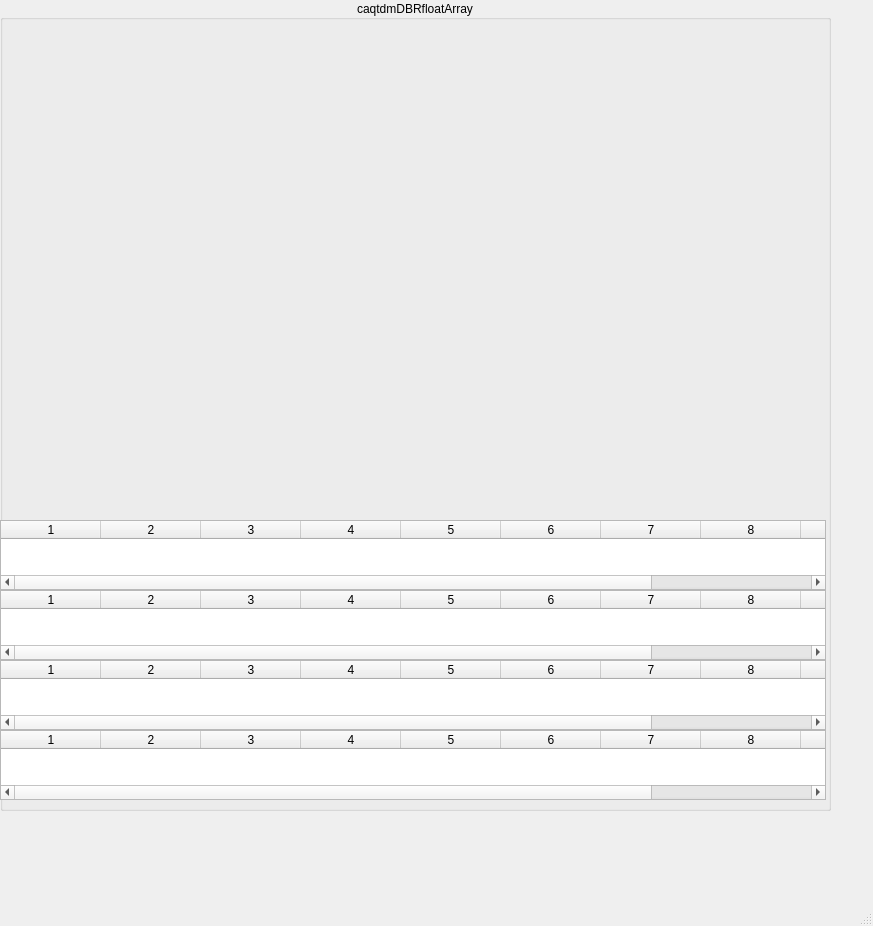
<?xml version="1.0" encoding="UTF-8"?>
<ui version="4.0">
 <class>MainWindow</class>
 <widget class="QMainWindow" name="MainWindow">
  <property name="geometry">
   <rect>
    <x>0</x>
    <y>0</y>
    <width>873</width>
    <height>926</height>
   </rect>
  </property>
  <property name="windowTitle">
   <string>MainWindow</string>
  </property>
  <widget class="QWidget" name="centralwidget">
   <widget class="QGroupBox" name="groupBox_6">
    <property name="geometry">
     <rect>
      <x>0</x>
      <y>0</y>
      <width>831</width>
      <height>811</height>
     </rect>
    </property>
    <property name="autoFillBackground">
     <bool>true</bool>
    </property>
    <property name="title">
     <string>caqtdmDBRfloatArray</string>
    </property>
    <property name="alignment">
     <set>Qt::AlignCenter</set>
    </property>
    <widget class="caCartesianPlot" name="caCartesianPlot_1">
     <property name="geometry">
      <rect>
       <x>0</x>
       <y>20</y>
       <width>359</width>
       <height>228</height>
      </rect>
     </property>
     <property name="sizePolicy">
      <sizepolicy hsizetype="Expanding" vsizetype="Expanding">
       <horstretch>0</horstretch>
       <verstretch>0</verstretch>
      </sizepolicy>
     </property>
     <property name="Title" stdset="0">
      <string notr="true">epics3</string>
     </property>
     <property name="TitleX">
      <string notr="true">index</string>
     </property>
     <property name="TitleY">
      <string notr="true">volts</string>
     </property>
     <property name="channels_1" stdset="0">
      <string notr="true">;epics3://caqtdmDBRfloatArray</string>
     </property>
     <property name="Style_1">
      <enum>caCartesianPlot::FillUnder</enum>
     </property>
     <property name="symbol_1">
      <enum>caCartesianPlot::NoSymbol</enum>
     </property>
     <property name="color_1">
      <color>
       <red>170</red>
       <green>255</green>
       <blue>255</blue>
      </color>
     </property>
     <property name="channels_2" stdset="0">
      <string notr="true"/>
     </property>
     <property name="channels_3" stdset="0">
      <string notr="true"/>
     </property>
     <property name="plotMode">
      <enum>caCartesianPlot::PlotLastNPoints</enum>
     </property>
     <property name="foreground">
      <color>
       <red>218</red>
       <green>218</green>
       <blue>218</blue>
      </color>
     </property>
     <property name="background">
      <color>
       <red>255</red>
       <green>255</green>
       <blue>255</blue>
      </color>
     </property>
     <property name="scaleColor">
      <color>
       <red>0</red>
       <green>0</green>
       <blue>0</blue>
      </color>
     </property>
     <property name="XaxisScaling" stdset="0">
      <enum>caCartesianPlot::Auto</enum>
     </property>
     <property name="YaxisScaling" stdset="0">
      <enum>caCartesianPlot::Auto</enum>
     </property>
     <property name="XaxisLimits">
      <string notr="true">0;1</string>
     </property>
     <property name="YaxisLimits">
      <string>0.01;10</string>
     </property>
     <property name="XaxisEnabled">
      <bool>false</bool>
     </property>
     <property name="XaxisType">
      <enum>caCartesianPlot::linear</enum>
     </property>
     <property name="YAxisType" stdset="0">
      <enum>caCartesianPlot::linear</enum>
     </property>
    </widget>
    <widget class="caCartesianPlot" name="caCartesianPlot_2">
     <property name="geometry">
      <rect>
       <x>0</x>
       <y>250</y>
       <width>359</width>
       <height>228</height>
      </rect>
     </property>
     <property name="sizePolicy">
      <sizepolicy hsizetype="Expanding" vsizetype="Expanding">
       <horstretch>0</horstretch>
       <verstretch>0</verstretch>
      </sizepolicy>
     </property>
     <property name="Title" stdset="0">
      <string notr="true">default</string>
     </property>
     <property name="TitleX">
      <string notr="true">index</string>
     </property>
     <property name="TitleY">
      <string notr="true">volts</string>
     </property>
     <property name="channels_1" stdset="0">
      <string notr="true">;caqtdmDBRfloatArray</string>
     </property>
     <property name="Style_1">
      <enum>caCartesianPlot::FillUnder</enum>
     </property>
     <property name="symbol_1">
      <enum>caCartesianPlot::NoSymbol</enum>
     </property>
     <property name="color_1">
      <color>
       <red>170</red>
       <green>255</green>
       <blue>255</blue>
      </color>
     </property>
     <property name="channels_2" stdset="0">
      <string notr="true"/>
     </property>
     <property name="channels_3" stdset="0">
      <string notr="true"/>
     </property>
     <property name="plotMode">
      <enum>caCartesianPlot::PlotLastNPoints</enum>
     </property>
     <property name="foreground">
      <color>
       <red>218</red>
       <green>218</green>
       <blue>218</blue>
      </color>
     </property>
     <property name="background">
      <color>
       <red>255</red>
       <green>255</green>
       <blue>255</blue>
      </color>
     </property>
     <property name="scaleColor">
      <color>
       <red>0</red>
       <green>0</green>
       <blue>0</blue>
      </color>
     </property>
     <property name="XaxisScaling" stdset="0">
      <enum>caCartesianPlot::Auto</enum>
     </property>
     <property name="YaxisScaling" stdset="0">
      <enum>caCartesianPlot::Auto</enum>
     </property>
     <property name="XaxisLimits">
      <string notr="true">0;1</string>
     </property>
     <property name="YaxisLimits">
      <string>0.01;10</string>
     </property>
     <property name="XaxisEnabled">
      <bool>false</bool>
     </property>
     <property name="XaxisType">
      <enum>caCartesianPlot::linear</enum>
     </property>
     <property name="YAxisType" stdset="0">
      <enum>caCartesianPlot::linear</enum>
     </property>
    </widget>
    <widget class="caCartesianPlot" name="caCartesianPlot_3">
     <property name="geometry">
      <rect>
       <x>380</x>
       <y>20</y>
       <width>359</width>
       <height>228</height>
      </rect>
     </property>
     <property name="sizePolicy">
      <sizepolicy hsizetype="Expanding" vsizetype="Expanding">
       <horstretch>0</horstretch>
       <verstretch>0</verstretch>
      </sizepolicy>
     </property>
     <property name="Title" stdset="0">
      <string notr="true">ca</string>
     </property>
     <property name="TitleX">
      <string notr="true">index</string>
     </property>
     <property name="TitleY">
      <string notr="true">volts</string>
     </property>
     <property name="channels_1" stdset="0">
      <string notr="true">;ca://caqtdmDBRfloatArray</string>
     </property>
     <property name="Style_1">
      <enum>caCartesianPlot::FillUnder</enum>
     </property>
     <property name="symbol_1">
      <enum>caCartesianPlot::NoSymbol</enum>
     </property>
     <property name="color_1">
      <color>
       <red>170</red>
       <green>255</green>
       <blue>255</blue>
      </color>
     </property>
     <property name="channels_2" stdset="0">
      <string notr="true"/>
     </property>
     <property name="channels_3" stdset="0">
      <string notr="true"/>
     </property>
     <property name="plotMode">
      <enum>caCartesianPlot::PlotLastNPoints</enum>
     </property>
     <property name="foreground">
      <color>
       <red>218</red>
       <green>218</green>
       <blue>218</blue>
      </color>
     </property>
     <property name="background">
      <color>
       <red>255</red>
       <green>255</green>
       <blue>255</blue>
      </color>
     </property>
     <property name="scaleColor">
      <color>
       <red>0</red>
       <green>0</green>
       <blue>0</blue>
      </color>
     </property>
     <property name="XaxisScaling" stdset="0">
      <enum>caCartesianPlot::Auto</enum>
     </property>
     <property name="YaxisScaling" stdset="0">
      <enum>caCartesianPlot::Auto</enum>
     </property>
     <property name="XaxisLimits">
      <string notr="true">0;1</string>
     </property>
     <property name="YaxisLimits">
      <string>0.01;10</string>
     </property>
     <property name="XaxisEnabled">
      <bool>false</bool>
     </property>
     <property name="XaxisType">
      <enum>caCartesianPlot::linear</enum>
     </property>
     <property name="YAxisType" stdset="0">
      <enum>caCartesianPlot::linear</enum>
     </property>
    </widget>
    <widget class="caCartesianPlot" name="caCartesianPlot_4">
     <property name="geometry">
      <rect>
       <x>380</x>
       <y>260</y>
       <width>359</width>
       <height>228</height>
      </rect>
     </property>
     <property name="sizePolicy">
      <sizepolicy hsizetype="Expanding" vsizetype="Expanding">
       <horstretch>0</horstretch>
       <verstretch>0</verstretch>
      </sizepolicy>
     </property>
     <property name="Title" stdset="0">
      <string notr="true">pva</string>
     </property>
     <property name="TitleX">
      <string notr="true">index</string>
     </property>
     <property name="TitleY">
      <string notr="true">volts</string>
     </property>
     <property name="channels_1" stdset="0">
      <string notr="true">;pva://caqtdmDBRfloatArray</string>
     </property>
     <property name="Style_1">
      <enum>caCartesianPlot::FillUnder</enum>
     </property>
     <property name="symbol_1">
      <enum>caCartesianPlot::NoSymbol</enum>
     </property>
     <property name="color_1">
      <color>
       <red>170</red>
       <green>255</green>
       <blue>255</blue>
      </color>
     </property>
     <property name="channels_2" stdset="0">
      <string notr="true"/>
     </property>
     <property name="channels_3" stdset="0">
      <string notr="true"/>
     </property>
     <property name="plotMode">
      <enum>caCartesianPlot::PlotLastNPoints</enum>
     </property>
     <property name="foreground">
      <color>
       <red>218</red>
       <green>218</green>
       <blue>218</blue>
      </color>
     </property>
     <property name="background">
      <color>
       <red>255</red>
       <green>255</green>
       <blue>255</blue>
      </color>
     </property>
     <property name="scaleColor">
      <color>
       <red>0</red>
       <green>0</green>
       <blue>0</blue>
      </color>
     </property>
     <property name="XaxisScaling" stdset="0">
      <enum>caCartesianPlot::Auto</enum>
     </property>
     <property name="YaxisScaling" stdset="0">
      <enum>caCartesianPlot::Auto</enum>
     </property>
     <property name="XaxisLimits">
      <string notr="true">0;1</string>
     </property>
     <property name="YaxisLimits">
      <string>0.01;10</string>
     </property>
     <property name="XaxisEnabled">
      <bool>false</bool>
     </property>
     <property name="XaxisType">
      <enum>caCartesianPlot::linear</enum>
     </property>
     <property name="YAxisType" stdset="0">
      <enum>caCartesianPlot::linear</enum>
     </property>
    </widget>
    <widget class="caWaveTable" name="cawavetable">
     <property name="geometry">
      <rect>
       <x>0</x>
       <y>520</y>
       <width>826</width>
       <height>70</height>
      </rect>
     </property>
     <property name="wordWrap">
      <bool>false</bool>
     </property>
     <property name="channel" stdset="0">
      <string notr="true">epics3://caqtdmDBRfloatArray</string>
     </property>
     <property name="numberOfRows">
      <number>0</number>
     </property>
     <property name="numberOfColumns">
      <number>10</number>
     </property>
     <property name="alignment">
      <enum>caWaveTable::Right</enum>
     </property>
     <property name="colorMode">
      <enum>caWaveTable::Alarm</enum>
     </property>
     <property name="precision">
      <number>2</number>
     </property>
     <property name="precisionMode">
      <enum>caWaveTable::User</enum>
     </property>
     <property name="formatType">
      <enum>caWaveTable::decimal</enum>
     </property>
     <column/>
     <column/>
     <column/>
     <column/>
     <column/>
     <column/>
     <column/>
     <column/>
     <column/>
     <column/>
    </widget>
    <widget class="caWaveTable" name="cawavetable_2">
     <property name="geometry">
      <rect>
       <x>0</x>
       <y>590</y>
       <width>826</width>
       <height>70</height>
      </rect>
     </property>
     <property name="wordWrap">
      <bool>false</bool>
     </property>
     <property name="channel" stdset="0">
      <string notr="true">ca://caqtdmDBRfloatArray</string>
     </property>
     <property name="numberOfRows">
      <number>0</number>
     </property>
     <property name="numberOfColumns">
      <number>10</number>
     </property>
     <property name="alignment">
      <enum>caWaveTable::Right</enum>
     </property>
     <property name="colorMode">
      <enum>caWaveTable::Alarm</enum>
     </property>
     <property name="precision">
      <number>2</number>
     </property>
     <property name="precisionMode">
      <enum>caWaveTable::User</enum>
     </property>
     <property name="formatType">
      <enum>caWaveTable::decimal</enum>
     </property>
     <column/>
     <column/>
     <column/>
     <column/>
     <column/>
     <column/>
     <column/>
     <column/>
     <column/>
     <column/>
    </widget>
    <widget class="caWaveTable" name="cawavetable_3">
     <property name="geometry">
      <rect>
       <x>0</x>
       <y>660</y>
       <width>826</width>
       <height>70</height>
      </rect>
     </property>
     <property name="wordWrap">
      <bool>false</bool>
     </property>
     <property name="channel" stdset="0">
      <string notr="true">caqtdmDBRfloatArray</string>
     </property>
     <property name="numberOfRows">
      <number>0</number>
     </property>
     <property name="numberOfColumns">
      <number>10</number>
     </property>
     <property name="alignment">
      <enum>caWaveTable::Right</enum>
     </property>
     <property name="colorMode">
      <enum>caWaveTable::Alarm</enum>
     </property>
     <property name="precision">
      <number>2</number>
     </property>
     <property name="precisionMode">
      <enum>caWaveTable::User</enum>
     </property>
     <property name="formatType">
      <enum>caWaveTable::decimal</enum>
     </property>
     <column/>
     <column/>
     <column/>
     <column/>
     <column/>
     <column/>
     <column/>
     <column/>
     <column/>
     <column/>
    </widget>
    <widget class="caWaveTable" name="cawavetable_4">
     <property name="geometry">
      <rect>
       <x>0</x>
       <y>730</y>
       <width>826</width>
       <height>70</height>
      </rect>
     </property>
     <property name="wordWrap">
      <bool>false</bool>
     </property>
     <property name="channel" stdset="0">
      <string notr="true">pva://caqtdmDBRfloatArray</string>
     </property>
     <property name="numberOfRows">
      <number>0</number>
     </property>
     <property name="numberOfColumns">
      <number>10</number>
     </property>
     <property name="alignment">
      <enum>caWaveTable::Right</enum>
     </property>
     <property name="colorMode">
      <enum>caWaveTable::Alarm</enum>
     </property>
     <property name="precision">
      <number>2</number>
     </property>
     <property name="precisionMode">
      <enum>caWaveTable::User</enum>
     </property>
     <property name="formatType">
      <enum>caWaveTable::decimal</enum>
     </property>
     <column/>
     <column/>
     <column/>
     <column/>
     <column/>
     <column/>
     <column/>
     <column/>
     <column/>
     <column/>
    </widget>
   </widget>
  </widget>
  <widget class="QMenuBar" name="menubar">
   <property name="geometry">
    <rect>
     <x>0</x>
     <y>0</y>
     <width>873</width>
     <height>19</height>
    </rect>
   </property>
  </widget>
  <widget class="QStatusBar" name="statusbar"/>
 </widget>
 <customwidgets>
  <customwidget>
   <class>caCartesianPlot</class>
   <extends>QFrame</extends>
   <header>caCartesianPlot</header>
  </customwidget>
  <customwidget>
   <class>caWaveTable</class>
   <extends>QTableWidget</extends>
   <header>caWaveTable</header>
  </customwidget>
 </customwidgets>
 <resources/>
 <connections/>
</ui>
